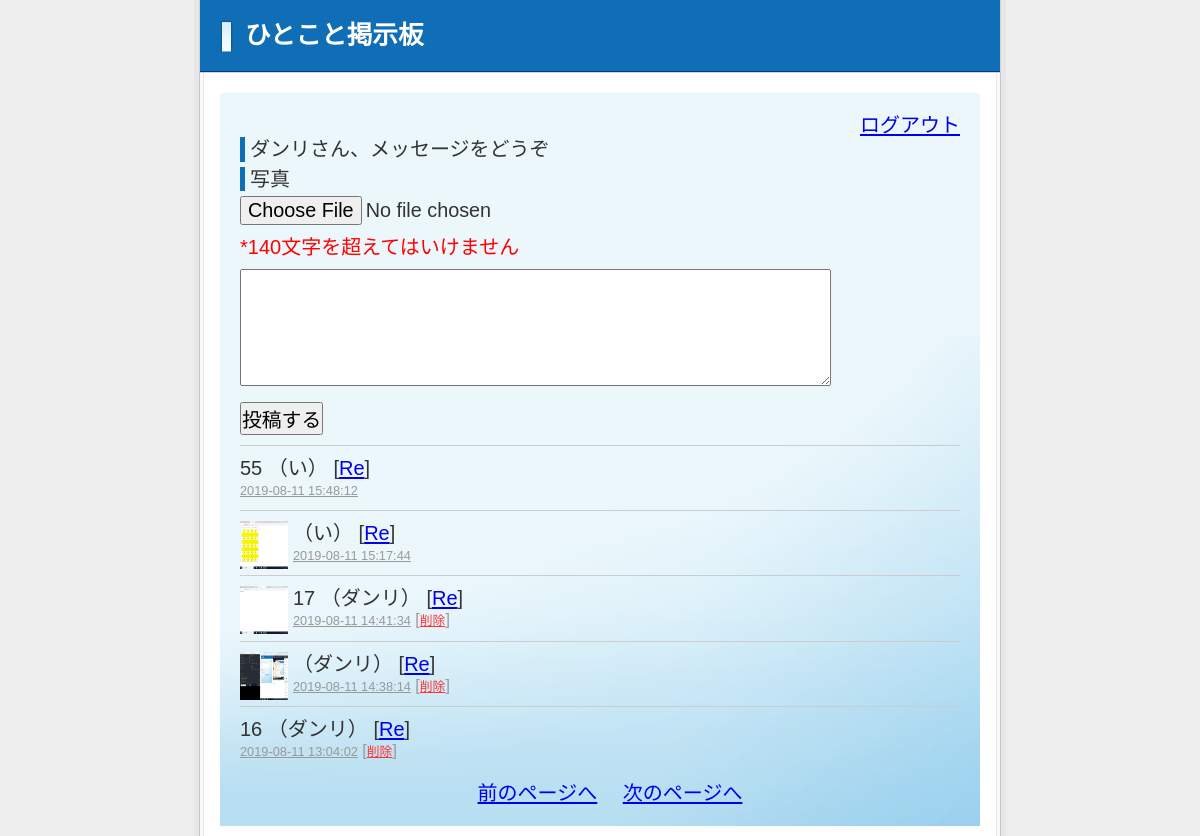
/index.php?page=2 (signed in), run on the app's committed database.
### tables this page shows
CREATE TABLE `members` (
  `id` int(11) NOT NULL AUTO_INCREMENT,
  `name` varchar(255) NOT NULL,
  `email` varchar(255) NOT NULL,
  `password` varchar(100) NOT NULL,
  `picture` varchar(255) NOT NULL,
  `created` datetime NOT NULL,
  `modified` timestamp NOT NULL DEFAULT current_timestamp() ON UPDATE current_timestamp(),
  PRIMARY KEY (`id`)
);

CREATE TABLE `posts` (
  `id` int(11) NOT NULL AUTO_INCREMENT,
  `message` text NOT NULL,
  `member_id` int(11) NOT NULL,
  `reply_message_id` int(11) NOT NULL,
  `picture` varchar(255) NOT NULL,
  `created` datetime NOT NULL,
  `modified` timestamp NOT NULL DEFAULT current_timestamp() ON UPDATE current_timestamp(),
  PRIMARY KEY (`id`)
);

### index.php (the view, shortened to what this page needs)
<?php
	require('dbconnect.php');
	if (isset($_SESSION['id']) && $_SESSION['time'] + 3600 > time()){
		$members = $db->prepare('SELECT * FROM members WHERE id=?');
		$members ->execute(array($_SESSION['id']));
		$member = $members->fetch();
	}else{
		header('Location: login.php');
		exit();
	}
	$page = $_REQUEST['page'];
	$page = max($page, 1);
	$counts = $db->query('SELECT COUNT(*) AS cnt FROM posts');
	$cnt = $counts->fetch();
	$maxPage = ceil($cnt['cnt'] / 5);
	$page = min($page, $maxPage);
	$start = ($page - 1) * 5;
	$posts = $db->prepare('SELECT m.name,p.* FROM members m, posts p WHERE m.id=p.member_id ORDER BY p.created DESC LIMIT ?,5');
	$posts->bindParam(1, $start, PDO::PARAM_INT);
	$posts->execute();
?>
<!DOCTYPE html>
<html lang="ja">
<head>
	<link rel="stylesheet" href="style.css" />
</head>
<body>
<div id="wrap">
  <div id="head">
    <h1>ひとこと掲示板</h1>
  </div>
  <div id="content">
  	<div style="text-align: right"><a href="logout.php">ログアウト</a></div>
    <form action="" method="post" enctype="multipart/form-data">
      <dl>
        <dt><?php print(htmlspecialchars($member['name'], ENT_QUOTES)) ?>さん、メッセージをどうぞ</dt>
				<dt>写真</dt>
				<dd>
		      <input type="file" name="image" size="35" value="test"  />
		    </dd>
        <dd>
					<p style="color: red;">*140文字を超えてはいけません</p>
          <textarea name="message" cols="50" rows="5"><?php print(htmlspecialchars($message, ENT_QUOTES)); ?></textarea>
        </dd>
      </dl>
      <div>
        <p>
          <input type="submit" value="投稿する" />
        </p>
      </div>
    </form>
	<?php foreach ($posts as $post): ?>
		<div class="msg">
			<?php if ($post['picture']): ?>
	    	<img src="member_picture/<?php print(htmlspecialchars($post['picture'], ENT_QUOTES)); ?>" width="48" height="48"  />
			<?php endif ?>
			<p>
				<?php print(htmlspecialchars($post['message'], ENT_QUOTES)); ?>
				<span class="name">
					（<?php print(htmlspecialchars($post['name'], ENT_QUOTES)); ?>）
				</span>
				[<a href="index.php?res=<?php print(htmlspecialchars($post['id'], ENT_QUOTES)); ?>">Re</a>]
			</p>
	    <p class="day"><a href="view.php?id=<?php print(htmlspecialchars($post['id'], ENT_QUOTES)); ?>"><?php print(htmlspecialchars($post['created'], ENT_QUOTES)); ?></a>
			<?php if ($_SESSION['id'] == $post['member_id']): ?>
				[<a href="delete.php?id=<?php print(htmlspecialchars($post['id'], ENT_QUOTES)); ?>"
				style="color: #F33;">削除</a>]
			<?php endif; ?>
	    </p>
	  </div>
	<?php endforeach; ?>
<ul class="paging">
	<?php if($page > 1): ?>
	  <li><a href="index.php?page=<?php print($page - 1); ?>">前のページへ</a></li>
	<?php else: ?>
	  <li>前のページへ</li>
	<?php endif; ?>
	<?php if($page < $maxPage): ?>
	  <li><a href="index.php?page=<?php print($page + 1); ?>">次のページへ</a></li>
	<?php else: ?>
	  <li>次のページへ</li>
	<?php endif; ?>
</ul>
  </div>
</div>
</body>
</html>

### style.css (style rules this page uses)
body,div,dl,dt,dd,ul,ol,li,h1,h2,h3,h4,h5,h6,pre,code,form,fieldset,legend,input,button,textarea,p,blockquote,th,td { margin:0;padding:0; }
fieldset,img { border:0; }
li { list-style:none; }
h1,h2,h3,h4,h5,h6 { font-size:100%;font-weight:normal; }
input,button,textarea,select,optgroup,option { font-family:inherit;font-size:inherit;font-style:inherit;font-weight:inherit; }
input,button,textarea,select { *font-size:100%; }
body { font:13px/1.231 arial,helvetica,clean,sans-serif;*font-size:small;*font:x-small; }
select,input,button,textarea,button { font:99% arial,helvetica,clean,sans-serif; }
body { background: url(images/bg_main.png) top center repeat-y #eeeeee; color: #333; }
#wrap { width: 802px; margin: 0 auto; }
#head { border-left: 1px solid #d4d4d4; border-right: 1px solid #d4d4d4; border-bottom: 1px solid #d4d4d4; background: url(images/bg_head.png) bottom left repeat-x #106eb7; color: #fff; padding: 20px; margin-bottom: 20px; }
h1 { background: url(images/bg_ttl.png) top left no-repeat; padding-left: 25px; font-size: 197%; font-weight: bold; }
#content { padding: 20px; background: url(images/bg_content.png) left bottom no-repeat #ecf7fc; width: 720px; min-height: 490px; margin: 0 auto; margin-bottom: 10px; font-size: 153.9%; }
p { line-height: 1.2em; margin-bottom: 0.5em; }
dl { margin-bottom: 10px; }
dt { border-left: 5px solid #106eb7; padding-left: 5px; margin-bottom: 5px; }
dd { margin-bottom: 0.5em; }
li { list-style: circle; margin-left: 20px; margin-bottom: 0.5em; }
.paging { margin-top: 10px; text-align: center; }
.paging li { display: inline; list-style: none; }
.msg { clear: both; border-top: 1px solid #ccc; padding: 10px 0; }
.msg img { float: left; margin-right: 5px; }
.msg p { margin: 0; }
.msg .day, .msg .day a { font-size: 80%; color: #999; }

### data on the page
members: name "ダンリ"
posts: message "55", member.name "い", created "2019-08-11 15:48:12"
posts: picture (picture), member.name "い", created "2019-08-11 15:17:44"
posts: picture (picture), message "17", member.name "ダンリ", created "2019-08-11 14:41:34"
posts: picture (picture), member.name "ダンリ", created "2019-08-11 14:38:14"
posts: message "16", member.name "ダンリ", created "2019-08-11 13:04:02"
